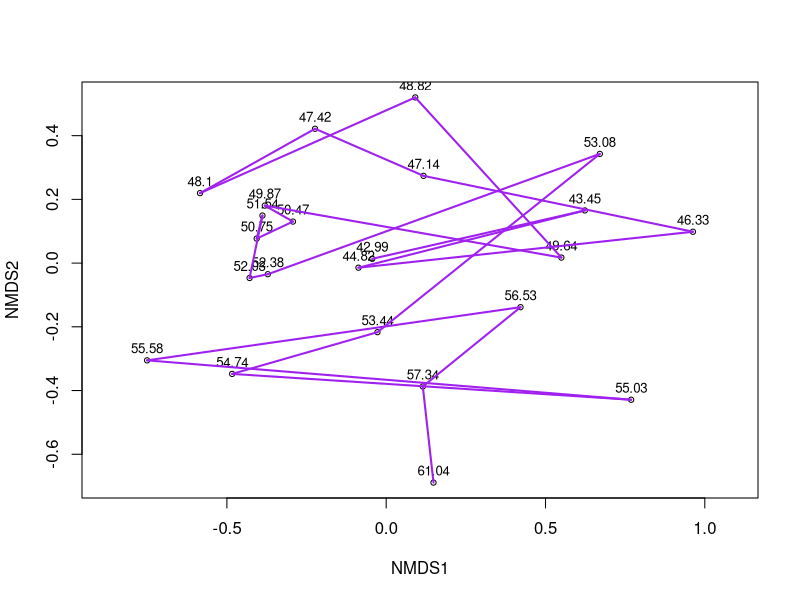

Here is the R script that generated this plot:
library(vegan)

morphs <- read.csv("data/ToothMorph_V0.4_Morphotypes - Chas_U1553.csv")


save_pdf <- FALSE

if (save_pdf == TRUE) {
  pdf(file = "plots/morph_time.pdf", width = 10, height = 8)
}

morphs <- morphs[!morphs$Alias=="",]
morph.age <- data.frame(age = morphs$Age, morphotype = morphs$Alias)

# morph.age$group <- 1
# morph.age$group[which(morph.age$age <= 60 )] <- "G1"
# morph.age$group[which(morph.age$age > 60 )] <- "G2"

morph.counts <- table(morph.age)

# m.c <- data.frame(morph.counts)
# m.c$age <- as.numeric(as.character(m.c$age))
# m.c$group <- 1
# m.c$group[which(m.c$age <= 60 )] <- "G1"
# m.c$group[which(m.c$age > 60 )] <- "G2"

test <- vegdist(morph.counts, method="bray")
#test2 <- metaMDS(test, k=2)
test3 <- metaMDS(test, k=5)

age.vec<-as.numeric(rownames(morph.counts))
age.vec <- round(age.vec, 2)

plot(test3)
pts <- test3$points
text(x=pts[,1], y=pts[,2], labels = age.vec, pos=3, offset=0.35, cex=0.8)

for(i in 1:(length(age.vec)-1)) {
  segments(pts[i,1], pts[i,2], pts[i+1,1], pts[i+1,2], lty=1, col='purple', lwd=2)
}


#figure out how to get ellipses on here (add age breaks into 'groups')
ordiellipse(test3, groups = morph.age$group)
  
  
  
  
  